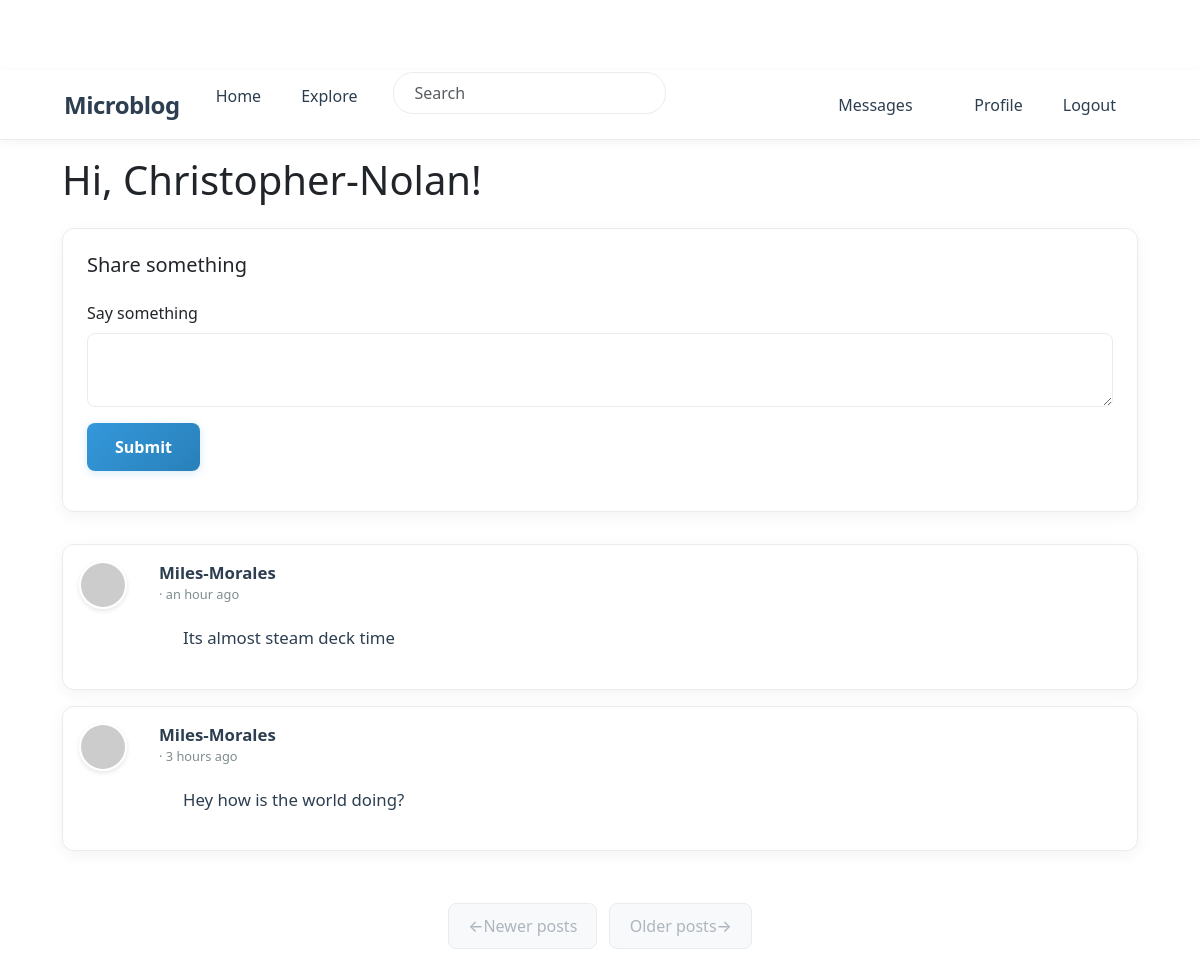
The page /index (signed in) on the database its author committed.
### app/models.py (models this page shows, shortened)
class PaginatedAPIMixin(object):
    @staticmethod
    def to_collection_dict(query, page, per_page, endpoint, **kwargs):
        resources = db.paginate(query, page=page, per_page=per_page,
                                error_out=False)
        data = {
            'items': [item.to_dict() for item in resources.items],
            '_meta': {
                'page': page,
                'per_page': per_page,
                'total_pages': resources.pages,
                'total_items': resources.total
            },
            '_links': {
                'self': url_for(endpoint, page=page, per_page=per_page,
                                **kwargs),
                'next': url_for(endpoint, page=page + 1, per_page=per_page,
                                **kwargs) if resources.has_next else None,
                'prev': url_for(endpoint, page=page - 1, per_page=per_page,
                                **kwargs) if resources.has_prev else None
            }
        }
        return data

class User(PaginatedAPIMixin, UserMixin, db.Model):
    id: so.Mapped[int] = so.mapped_column(primary_key=True)
    username: so.Mapped[str] = so.mapped_column(sa.String(64), index=True,
                                                unique=True)
    email: so.Mapped[str] = so.mapped_column(sa.String(120), index=True,
                                             unique=True)
    password_hash: so.Mapped[Optional[str]] = so.mapped_column(sa.String(256))
    about_me: so.Mapped[Optional[str]] = so.mapped_column(sa.String(140))
    last_seen: so.Mapped[Optional[datetime]] = so.mapped_column(
        default=lambda: datetime.now(timezone.utc))
    last_message_read_time: so.Mapped[Optional[datetime]]
    token: so.Mapped[Optional[str]] = so.mapped_column(
        sa.String(32), index=True, unique=True)
    token_expiration: so.Mapped[Optional[datetime]]
    posts: so.WriteOnlyMapped['Post'] = so.relationship(
        back_populates='author')
    following: so.WriteOnlyMapped['User'] = so.relationship(
        secondary=followers, primaryjoin=(followers.c.follower_id == id),
        secondaryjoin=(followers.c.followed_id == id),
        back_populates='followers')
    followers: so.WriteOnlyMapped['User'] = so.relationship(
        secondary=followers, primaryjoin=(followers.c.followed_id == id),
        secondaryjoin=(followers.c.follower_id == id),
        back_populates='following')
    messages_sent: so.WriteOnlyMapped['Message'] = so.relationship(
        foreign_keys='Message.sender_id', back_populates='author')
    messages_received: so.WriteOnlyMapped['Message'] = so.relationship(
        foreign_keys='Message.recipient_id', back_populates='recipient')
    notifications: so.WriteOnlyMapped['Notification'] = so.relationship(
        back_populates='user')
    tasks: so.WriteOnlyMapped['Task'] = so.relationship(back_populates='user')
    def avatar(self, size):
        digest = md5(self.email.lower().encode('utf-8')).hexdigest()
        return f'https://www.gravatar.com/avatar/{digest}?d=identicon&s={size}'
    def following_posts(self):
        Author = so.aliased(User)
        Follower = so.aliased(User)
        return (
            sa.select(Post)
            .join(Post.author.of_type(Author))
            .join(Author.followers.of_type(Follower), isouter=True)
            .where(sa.or_(
                Follower.id == self.id,
                Author.id == self.id,
            ))
            .group_by(Post)
            .order_by(Post.timestamp.desc())
        )
    def unread_message_count(self):
        last_read_time = self.last_message_read_time or datetime(1900, 1, 1)
        query = sa.select(Message).where(Message.recipient == self,
                                         Message.timestamp > last_read_time)
        return db.session.scalar(sa.select(sa.func.count()).select_from(
            query.subquery()))
    def get_tasks_in_progress(self):
        query = self.tasks.select().where(Task.complete == False)
        return db.session.scalars(query)

class SearchableMixin:
    @classmethod
    def before_commit(cls, session):
        session._changes = {
            'add': list(session.new),
            'update': list(session.dirty),
            'delete': list(session.deleted)
        }
    @classmethod
    def after_commit(cls, session):
        for obj in session._changes['add']:
            if isinstance(obj, SearchableMixin):
                add_to_index(obj.__tablename__, obj)
        for obj in session._changes['update']:
            if isinstance(obj, SearchableMixin):
                add_to_index(obj.__tablename__, obj)
        for obj in session._changes['delete']:
            if isinstance(obj, SearchableMixin):
                remove_from_index(obj.__tablename__, obj)
        session._changes = None

class Post(SearchableMixin, db.Model):
    __searchable__ = ['body']
    id: so.Mapped[int] = so.mapped_column(primary_key=True)
    body: so.Mapped[str] = so.mapped_column(sa.String(140))
    timestamp: so.Mapped[datetime] = so.mapped_column(
        index=True, default=lambda: datetime.now(timezone.utc))
    user_id: so.Mapped[int] = so.mapped_column(sa.ForeignKey(User.id),
                                               index=True)
    language: so.Mapped[Optional[str]] = so.mapped_column(sa.String(5))
    author: so.Mapped[User] = so.relationship(back_populates='posts')

### app/main/routes.py (the view, shortened to what this page needs)
@bp.route('/', methods=['GET', 'POST'])
@bp.route('/index', methods=['GET', 'POST'])
@login_required
def index():
    form = PostForm()
    page = request.args.get('page', 1, type=int)
    posts = db.paginate(current_user.following_posts(), page=page,
                        per_page=current_app.config['POSTS_PER_PAGE'],
                        error_out=False)
    next_url = url_for('main.index', page=posts.next_num) \
        if posts.has_next else None
    prev_url = url_for('main.index', page=posts.prev_num) \
        if posts.has_prev else None
    return render_template('index.html', title=_('Home'), form=form,
                           posts=posts.items, next_url=next_url,
                           prev_url=prev_url)

### app/main/forms.py
class SearchForm(FlaskForm):
    q = StringField(_l('Search'), validators=[DataRequired()])
    def __init__(self, *args, **kwargs):
        if 'formdata' not in kwargs:
            kwargs['formdata'] = request.args
        if 'meta' not in kwargs:
            kwargs['meta'] = {'csrf': False}
        super(SearchForm, self).__init__(*args, **kwargs)

class PostForm(FlaskForm):
    post = TextAreaField(_l('Say something'), validators=[
        DataRequired(), Length(min=1, max=140)])
    submit = SubmitField(_l('Submit'))

### app/__init__.py (called while the page is built)
def get_locale():
    return request.accept_languages.best_match(current_app.config['LANGUAGES'])

### app/main/routes.py (called while the page is built)
@bp.before_app_request
def before_request():
    if current_user.is_authenticated:
        current_user.last_seen = datetime.now(timezone.utc)
        db.session.commit()
        g.search_form = SearchForm()
    g.locale = str(get_locale())

### app/models.py (called while the page is built)
@login.user_loader
def load_user(id):
    return db.session.get(User, int(id))

### app/templates/index.html
{% extends "base.html" %}
{% import "bootstrap_wtf.html" as wtf %}
{% block content %}
    <h1 class="mb-4">{{ _('Hi, %(username)s!', username=current_user.username) }}</h1>
    {% if form %}
    <div class="form-container">
        <h2 class="h5 mb-4">{{ _('Share something') }}</h2>
        {{ wtf.quick_form(form, button_map={'submit': 'primary'}) }}
    </div>
    {% endif %}
    {% for post in posts %}
        {% include '_post.html' %}
    {% endfor %}
    <nav aria-label="Post navigation">
        <ul class="pagination">
            <li class="page-item{% if not prev_url %} disabled{% endif %}">
                <a class="page-link" href="{{ prev_url }}">
                    <span aria-hidden="true">&larr;</span> {{ _('Newer posts') }}
                </a>
            </li>
            <li class="page-item{% if not next_url %} disabled{% endif %}">
                <a class="page-link" href="{{ next_url }}">
                    {{ _('Older posts') }} <span aria-hidden="true">&rarr;</span>
                </a>
            </li>
        </ul>
    </nav>
{% endblock %}

### app/templates/_post.html (shortened to what this page needs)
<div class="card post-card mb-3">
    <div class="card-body">
        <div class="d-flex">
            <div class="flex-shrink-0 me-3">
                <a href="{{ url_for('main.user', username=post.author.username) }}">
                    <img src="{{ post.author.avatar(50) }}" class="post-avatar" alt="{{ post.author.username }}'s avatar">
                </a>
            </div>
            <div class="flex-grow-1">
                <div class="d-flex justify-content-between align-items-start">
                    <div>
                        <a class="user_popup post-username" href="{{ url_for('main.user', username=post.author.username) }}">
                            {{ post.author.username }}
                        </a>
                        <span class="post-time">· {{ moment(post.timestamp).fromNow() }}</span>
                    </div>
                </div>
                <div class="post-body" id="post{{ post.id }}">{{ post.body }}</div>
            </div>
        </div>
    </div>
</div>

### app/static/css/styles.css (style rules this page uses)
:root { --primary-color: #3498db; --primary-hover: #2980b9; --success-color: #2ecc71; --success-hover: #27ae60; --text-color: #2c3e50; --text-secondary: #7f8c8d; --border-color: #e9ecef; --card-shadow: 0 4px 15px rgba(0, 0, 0, 0.05); --transition: all 0.25s ease; --nav-height: 70px; --container-padding: 2rem; }
.post-card { border: 1px solid var(--border-color); border-radius: 12px; margin-bottom: 1.5rem; box-shadow: var(--card-shadow); transition: var(--transition); background: #fff; overflow: hidden; }
.post-avatar { width: 48px; height: 48px; border-radius: 50%; object-fit: cover; border: 2px solid #fff; box-shadow: 0 2px 5px rgba(0, 0, 0, 0.1); margin-right: 1rem; transition: transform 0.2s ease; }
.post-username { font-weight: 600; color: var(--text-color); margin: 0 0 0.15rem; line-height: 1.3; font-size: 1.05rem; text-decoration: none; transition: color 0.2s ease; }
.post-time { font-size: 0.8rem; color: var(--text-secondary); display: flex; align-items: center; }
.post-body { padding: 1.25rem 1.5rem; font-size: 1.05rem; line-height: 1.7; color: var(--text-color); white-space: pre-line; word-break: break-word; }
.pagination { justify-content: center; margin: 2.5rem 0; }
.page-link { color: var(--primary-color); border: 1px solid var(--border-color); padding: 0.5rem 1rem; margin: 0 3px; border-radius: 6px !important; transition: var(--transition); font-weight: 500; }
.page-item.disabled .page-link { color: #6c757d; pointer-events: none; cursor: not-allowed; background-color: #fff; border-color: var(--border-color); }
.navbar-form .form-control { border-radius: 20px; padding: 0.5rem 1.25rem; border: 1px solid var(--border-color); transition: var(--transition); width: 100%; }
.form-container { background: #fff; border-radius: 12px; padding: 1.5rem; margin-bottom: 2rem; box-shadow: var(--card-shadow); border: 1px solid var(--border-color); }
.form-control, .form-select { border: 1px solid var(--border-color); border-radius: 8px; padding: 0.75rem 1rem; transition: var(--transition); font-size: 1rem; }
.btn-primary { background: linear-gradient(135deg, var(--primary-color), var(--primary-hover)); border: none; padding: 0.75rem 1.75rem; font-weight: 600; border-radius: 8px; transition: var(--transition); box-shadow: 0 2px 10px rgba(52, 152, 219, 0.2); font-size: 1rem; }
.pagination { justify-content: center; margin: 3rem 0 2rem; flex-wrap: wrap; }
.page-item:not(:first-child) .page-link { margin-left: 0.5rem; }
.page-link { color: var(--primary-color); border: 1px solid var(--border-color); padding: 0.6rem 1.2rem; border-radius: 8px !important; font-weight: 500; transition: var(--transition); min-width: 100px; text-align: center; display: inline-flex; align-items: center; justify-content: center; margin: 0.25rem; }
.page-item.disabled .page-link { color: #adb5bd; background-color: #f8f9fa; border-color: var(--border-color); pointer-events: none; transform: none; box-shadow: none; }
body { padding-top: var(--nav-height); }

### rows shown on the page
Post: author.username "Miles-Morales", timestamp "an hour ago", body "Its almost steam deck time"
Post: author.username "Miles-Morales", timestamp "3 hours ago", body "Hey how is the world doing?"

### other values the page prints
{{ field.label(class='form-label') }} "Say something"
